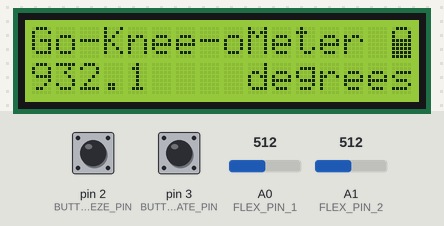
A sketch run on a simulated Arduino Uno, built with avr-gcc and run on an emulated ATmega328P. Shown: 16×2 character LCD. The inputs (shaded band) are chosen by the test bench; at power-on: A0 (FLEX_PIN_1) = 512, A1 (FLEX_PIN_2) = 512, pin 3 (BUTTON_CALIBRATE_PIN) LOW, pin 2 (BUTTON_FREEZE_PIN) HIGH.

Above: at 1.2 s.
1.3 s: A0 (FLEX_PIN_1) set to 716
At 2.0 s:
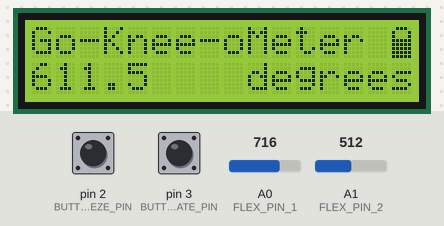
4.3 s: A1 (FLEX_PIN_2) set to 716
At 5.0 s:
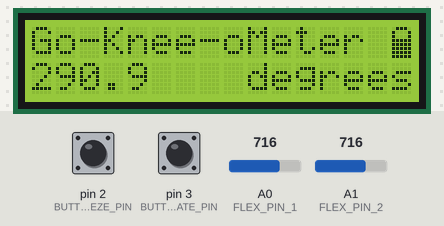
6.1 s: pin 3 (BUTTON_CALIBRATE_PIN) pulled HIGH for 0.6 s
At 7.1 s:
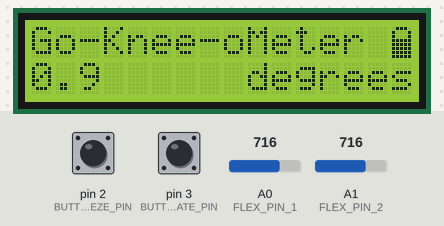
8.2 s: pin 2 (BUTTON_FREEZE_PIN) pulled LOW for 0.6 s
10.3 s: pin 2 (BUTTON_FREEZE_PIN) pulled LOW for 1 s
14.1 s: A0 (FLEX_PIN_1) set to 900
At 14.6 s:
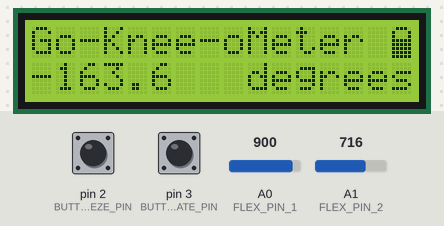
Timing chart, 0 to 16.7 s (numbered marks = the images above; inputs shaded):
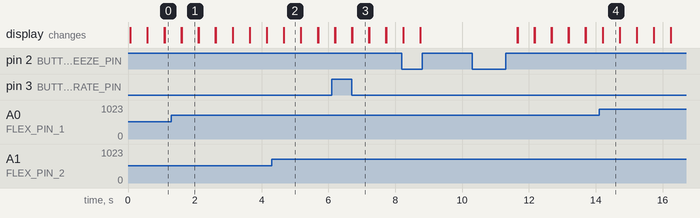

The sketch:

Goniometer.ino
```cpp
#include <LiquidCrystal.h>
// INITIALIZATION

/* LCD Initialization
 * Must initialize the library by associating the LCD interface pin with the Arduino pin it is connected to
 */
const int rs = 7, en = 8, d4 = 9, d5 = 10, d6 = 11, d7 = 12;
LiquidCrystal lcd(rs, en, d4, d5, d6, d7);

// Goniometer Initialization
const int FLEX_PIN_1 = A0;
const int FLEX_PIN_2 = A1;

// Button Init
const int BUTTON_FREEZE_PIN = 2;
const int BUTTON_CALIBRATE_PIN = 3;


// Flags
bool buttonToggle = true; //freeze button
bool calibrate = false;

// Actual voltage and resistor used
const float VCC = 4.8; // Measured voltage of Ardunio 5V line
const float R_DIV = 61000; // Measured resistance of 3.3k resistor

// Approximate resistance value from the flex sensor at certain degree. Adjust to calibrate
const float STRAIGHT_RESISTANCE = 10399.31; // resistance when straight
const float BEND_RESISTANCE = 20148.25; // resistance at 90 deg

int tare = 0; // for calibration

void setup(){
  // Initializing flex pins to input
  pinMode(FLEX_PIN_1, INPUT);
  pinMode(FLEX_PIN_2, INPUT);

  // Initializing the LCD columns and rows
  lcd.begin(16, 2);

  // Initializing buttons
  pinMode(BUTTON_FREEZE_PIN, INPUT_PULLUP);
  attachInterrupt(digitalPinToInterrupt(BUTTON_FREEZE_PIN), toggle, RISING);
  pinMode(BUTTON_FREEZE_PIN, INPUT_PULLUP);
  attachInterrupt(digitalPinToInterrupt(BUTTON_CALIBRATE_PIN), toggle_calibrate, RISING);
}

void loop(){
  // Will only read angle if freeze button not pressed
  while (buttonToggle == true){
    readAngle();
  }
  delay(400);
}

// Toggling freeze button flag
void toggle(){
  if (buttonToggle == true){
    buttonToggle = false;
  }
  else{
    buttonToggle = true;
  }
}

//Toggling calibrate flag
void toggle_calibrate(){
  calibrate = true;
}


//Printing top half display of the LCD
void lcdTop(){
  // Printing company name
  lcd.setCursor(0, 0);
  lcd.print("Go-Knee-oMeter");
  batterylevel(15,0); // Displaying battery level
}


// Reading the angle from the flex sensor
void readAngle(){
  lcd.clear();
  lcdTop();

  // Flex Sensor 1
  // Read the ADC, and calculate voltage and resistance from it
  int flexADC_1 = analogRead(FLEX_PIN_1);
  float flexV = flexADC_1 * VCC / 1023.0;
  float flexR = R_DIV * (VCC / flexV - 1.0);
  // Use the calculated resistance to estimate the sensor'sbend angle:
  float angle = mapfloat(flexR, STRAIGHT_RESISTANCE, BEND_RESISTANCE, 0, 90.0);

  // Flex Sensor 2
  // Read the ADC, and calculate voltage and resistance from it
  int flexADC_2 = analogRead(FLEX_PIN_2);
  float flexV_2 = flexADC_2 * VCC / 1023.0;
  float flexR_2 = R_DIV * (VCC / flexV_2 - 1.0);
  // Use the calculated resistance to estimate the sensor'sbend angle:
  float angle_2 = mapfloat(flexR_2, STRAIGHT_RESISTANCE, BEND_RESISTANCE, 0, 90.0);

  // Calibrating measurements
  angle += angle_2;
  angle -= tare;

  // Printing sum of angles to LCD
  lcd.setCursor(0, 1);
  lcd.print(angle,1);
  lcd.setCursor(9,1);
  lcd.print("degrees");

  if (calibrate == true){
    tare += angle;
    calibrate = false;
  }

  delay(500);
}


/*
 *  The mapfloat function coverts flex sensor resistance value to its respective angle.
 *  The function maps the range of resistance to the range of angle.
 *
 *  Input parameter:
 *  x = current flex sensor resistance
 *  in_min = minimum resistance value (flex sensor resistance at 0 deg)
 *  in_max = maximum resistance value (flex sensor resistance at 90 deg)
 *  out_min = 0 deg
 *  out_max = 90 deg
 *
 *  Output = current angle
 */
float mapfloat(long x, long in_min, long in_max, long out_min, long out_max){
  return (float)(x-in_min)*(out_max - out_min) / (float)(in_max - in_min) + out_min;
}

/* The batterylevel function displays the battery level icon on the LCD.
 * Battery level is displayed in increments of 1/8th.
 *
 * Input:
 * xpos = x coordinate on LCD of the icon location
 * ypos = y coordinate on LCD of the icon location
 */
// Displaying battery level
void batterylevel(int xpos,int ypos)
{
  //read the voltage and convert it to volt
  double curvolt = double( readVcc() ) / 1000;
  // check if voltge is bigger than 4.2 volt so this is a power source
  if(curvolt > 5.8)
  {
    byte batlevel[8] = {
    B01110,
    B11111,
    B10101,
    B10001,
    B11011,
    B11011,
    B11111,
    B11111,
    };
    lcd.createChar(0 , batlevel);
    lcd.setCursor(xpos,ypos);
    lcd.write(byte(0));
  }
  if(curvolt <= 5.8 && curvolt > 5.5)
  {
    byte batlevel[8] = {
    B01110,
    B11111,
    B11111,
    B11111,
    B11111,
    B11111,
    B11111,
    B11111,
    };
    lcd.createChar(0 , batlevel);
    lcd.setCursor(xpos,ypos);
    lcd.write(byte(0));
  }
  if(curvolt <= 5.5 && curvolt > 5.2)
  {
    byte batlevel[8] = {
    B01110,
    B10001,
    B11111,
    B11111,
    B11111,
    B11111,
    B11111,
    B11111,
    };
    lcd.createChar(0 , batlevel);
    lcd.setCursor(xpos,ypos);
    lcd.write(byte(0));
  }
  if(curvolt <= 5.2 && curvolt > 4.9)
  {
    byte batlevel[8] = {
    B01110,
    B10001,
    B10001,
    B11111,
    B11111,
    B11111,
    B11111,
    B11111,
    };
    lcd.createChar(0 , batlevel);
    lcd.setCursor(xpos,ypos);
    lcd.write(byte(0));
  }
  if(curvolt <= 4.9 && curvolt > 4.6)
  {
    byte batlevel[8] = {
    B01110,
    B10001,
    B10001,
    B10001,
    B11111,
    B11111,
    B11111,
    B11111,
    };
    lcd.createChar(0 , batlevel);
    lcd.setCursor(xpos,ypos);
    lcd.write(byte(0));
  }
  if(curvolt <= 4.6 && curvolt > 4.3)
  {
    byte batlevel[8] = {
    B01110,
    B10001,
    B10001,
    B10001,
    B10001,
    B11111,
    B11111,
    B11111,
    };
    lcd.createChar(0 , batlevel);
    lcd.setCursor(xpos,ypos);
    lcd.write(byte(0));
  }
  if(curvolt <= 4.3 && curvolt > 4.0)
  {
    byte batlevel[8] = {
    B01110,
    B10001,
    B10001,
    B10001,
    B10001,
    B10001,
    B11111,
    B11111,
    };
    lcd.createChar(0 , batlevel);
    lcd.setCursor(xpos,ypos);
    lcd.write(byte(0));
  }
  if(curvolt < 4.0)
  {
    byte batlevel[8] = {
    B01110,
    B10001,
    B10001,
    B10001,
    B10001,
    B10001,
    B10001,
    B11111,
    };
    lcd.createChar(0 , batlevel);
    lcd.setCursor(xpos,ypos);
    lcd.write(byte(0));
  }
}
//read internal voltage
long readVcc() {
  long result;
  // Read 1.1V reference against AVcc
  ADMUX = _BV(REFS0) | _BV(MUX3) | _BV(MUX2) | _BV(MUX1);
  delay(2); // Wait for Vref to settle
  ADCSRA |= _BV(ADSC); // Convert
  while (bit_is_set(ADCSRA, ADSC));
  result = ADCL;
  result |= ADCH << 8;
  result = 1126400L / result; // Back-calculate AVcc in mV
  return result;
}
```

Measured:
- after the input at 1.3 s, the display: first differs from a run without the input after 0.30 s (image 1)
- after the input at 4.3 s, the display: first differs from a run without the input after 0.37 s (image 2)
- after the input at 6.1 s, the display: first differs from a run without the input after 0.61 s (image 3)
- after the input at 14.1 s, the display: first differs from a run without the input after 0.11 s (image 4)
- what the display in image 1 shows lasts 0.5 s, from 1.6 s to 2.1 s
